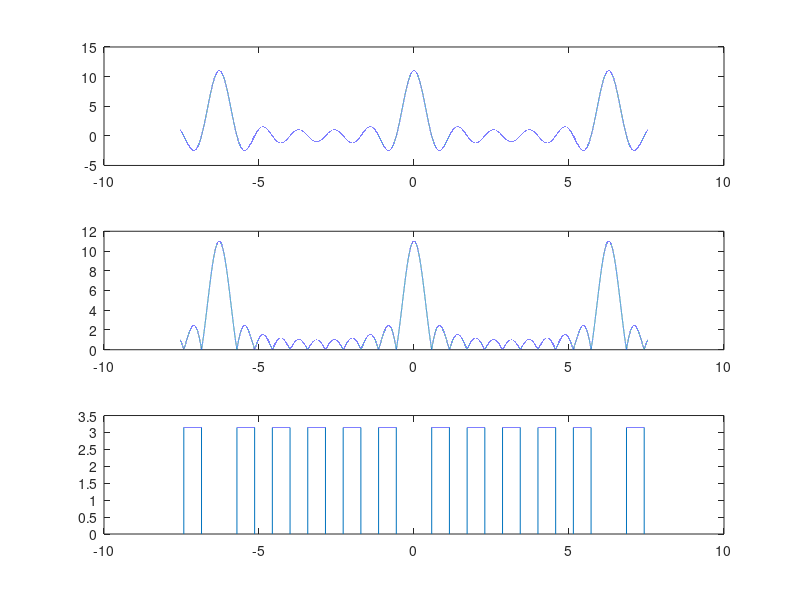

Recreate this plot in MATLAB.
#Input Function is x
x = ones(1,10);
N = 1:11;
a = 5;
b = -(12*pi/a):0.0001:(12*pi/a);
x = sin(b*((2*a)+1)/2)./sin(b/2);
subplot(3,1,1);
plot(b,x);
#PLotting fourier transformation of x i.e.,it's magnitude and phase Which is a sinc function
subplot(3,1,2)
plot(b,abs(x));

subplot(3,1,3)
plot(b,angle(x));
